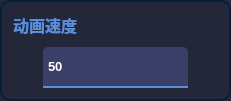
                        <widget class="QFrame" name="frame_anifont_6">
                         <property name="sizePolicy">
                          <sizepolicy hsizetype="Preferred" vsizetype="Expanding">
                           <horstretch>0</horstretch>
                           <verstretch>0</verstretch>
                          </sizepolicy>
                         </property>
                         <property name="minimumSize">
                          <size>
                           <width>231</width>
                           <height>101</height>
                          </size>
                         </property>
                         <property name="styleSheet">
                          <string notr="true">QFrame{
 border:2px solid;
	border-color: rgb(5, 32, 56);
	background-color: rgb(36,38,58);
border-radius:10px;
}
QComboBox QAbstractItemView{
outline: 0px solid gray;            
/*border:1px solid #eeeeee;*/            
color:rgb(145,151,163);
selection-color:white;
font-size:14px;
font-family:Microsoft YaHei UI;            
background-color:rgb(18,26,39);
selection-background-color:rgb(33,41,54);
border-top-radius:0px;
border-bottom-radius:10px;
}</string>
                         </property>
                         <property name="frameShape">
                          <enum>QFrame::StyledPanel</enum>
                         </property>
                         <property name="frameShadow">
                          <enum>QFrame::Raised</enum>
                         </property>
                         <layout class="QVBoxLayout" name="verticalLayout_23">
                          <item alignment="Qt::AlignTop">
                           <widget class="QLabel" name="label_anifont_6">
                            <property name="sizePolicy">
                             <sizepolicy hsizetype="Fixed" vsizetype="Fixed">
                              <horstretch>0</horstretch>
                              <verstretch>0</verstretch>
                             </sizepolicy>
                            </property>
                            <property name="font">
                             <font>
                              <family>Microsoft YaHei UI</family>
                              <pointsize>12</pointsize>
                              <weight>75</weight>
                              <bold>true</bold>
                             </font>
                            </property>
                            <property name="styleSheet">
                             <string notr="true">QLabel{
border:none;
color:#598FDC;
}</string>
                            </property>
                            <property name="text">
                             <string>动画速度</string>
                            </property>
                           </widget>
                          </item>
                          <item alignment="Qt::AlignBottom">
                           <widget class="QFrame" name="frame_selectanifont_4">
                            <property name="minimumSize">
                             <size>
                              <width>0</width>
                              <height>0</height>
                             </size>
                            </property>
                            <property name="styleSheet">
                             <string notr="true">QFrame{border:none;
}</string>
                            </property>
                            <property name="frameShape">
                             <enum>QFrame::StyledPanel</enum>
                            </property>
                            <property name="frameShadow">
                             <enum>QFrame::Raised</enum>
                            </property>
                            <property name="lineWidth">
                             <number>0</number>
                            </property>
                            <layout class="QHBoxLayout" name="horizontalLayout_21">
                             <property name="spacing">
                              <number>0</number>
                             </property>
                             <property name="leftMargin">
                              <number>0</number>
                             </property>
                             <property name="topMargin">
                              <number>0</number>
                             </property>
                             <property name="rightMargin">
                              <number>0</number>
                             </property>
                             <property name="bottomMargin">
                              <number>0</number>
                             </property>
                             <item>
                              <widget class="QLineEdit" name="lineEdit_vespeed">
                               <property name="sizePolicy">
                                <sizepolicy hsizetype="Expanding" vsizetype="Fixed">
                                 <horstretch>0</horstretch>
                                 <verstretch>0</verstretch>
                                </sizepolicy>
                               </property>
                               <property name="minimumSize">
                                <size>
                                 <width>109</width>
                                 <height>41</height>
                                </size>
                               </property>
                               <property name="maximumSize">
                                <size>
                                 <width>145</width>
                                 <height>16777215</height>
                                </size>
                               </property>
                               <property name="font">
                                <font>
                                 <family>Microsoft YaHei UI</family>
                                 <pointsize>10</pointsize>
                                 <weight>75</weight>
                                 <bold>true</bold>
                                </font>
                               </property>
                               <property name="styleSheet">
                                <string notr="true">QLineEdit{ border: 0px solid;
	border-bottom: 2px solid;
	border-color: #598FDC;
    border-top-left-radius: 5px;
	border-top-right-radius: 5px;
    padding: 1px 10px 1px 3px;
    min-width: 6em;
	background-color: rgb(57, 63, 103);
	
	color: rgb(255, 255, 255);}</string>
                               </property>
                               <property name="text">
                                <string>50</string>
                               </property>
                              </widget>
                             </item>
                            </layout>
                           </widget>
                          </item>
                         </layout>
                        </widget>
